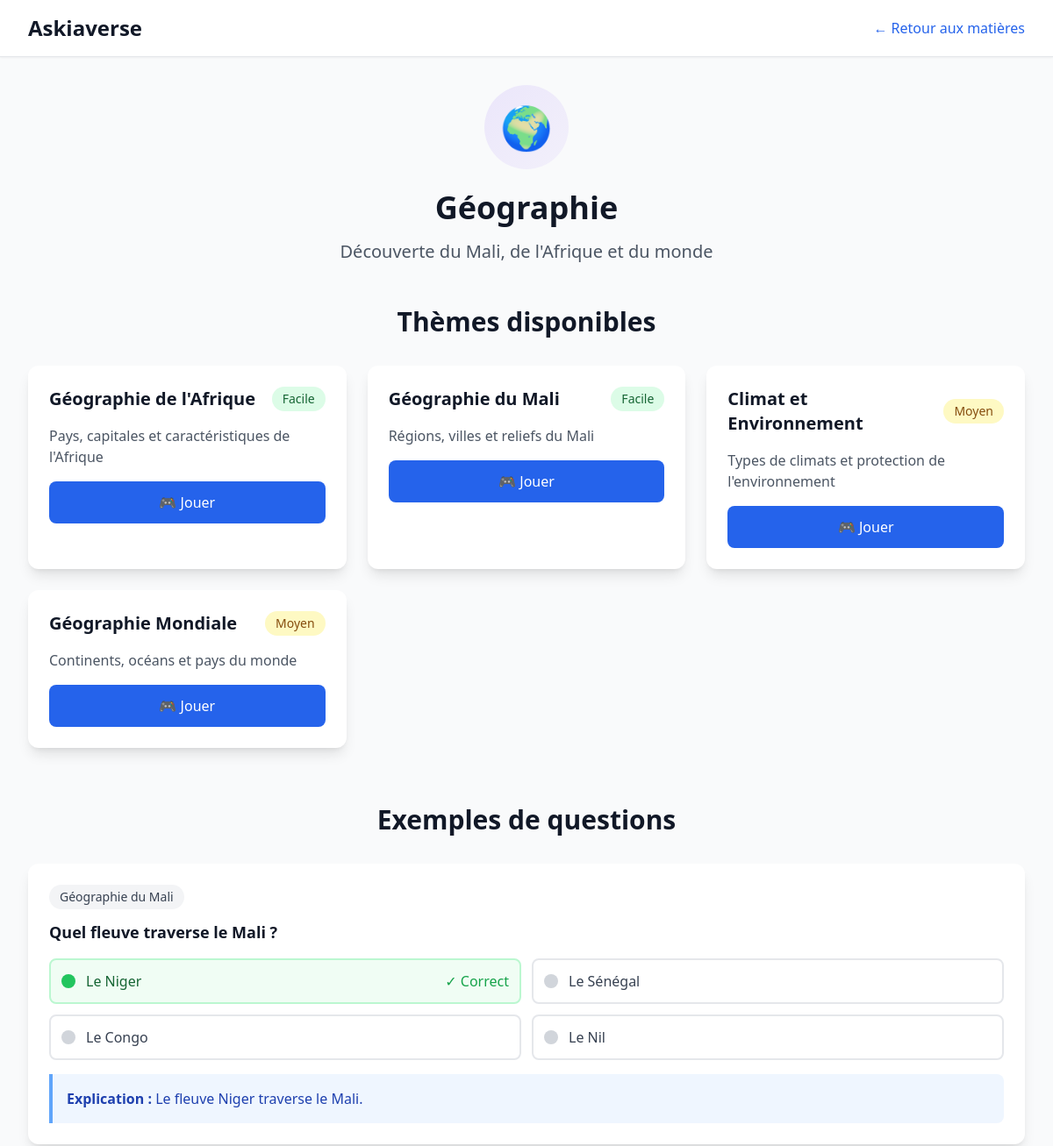
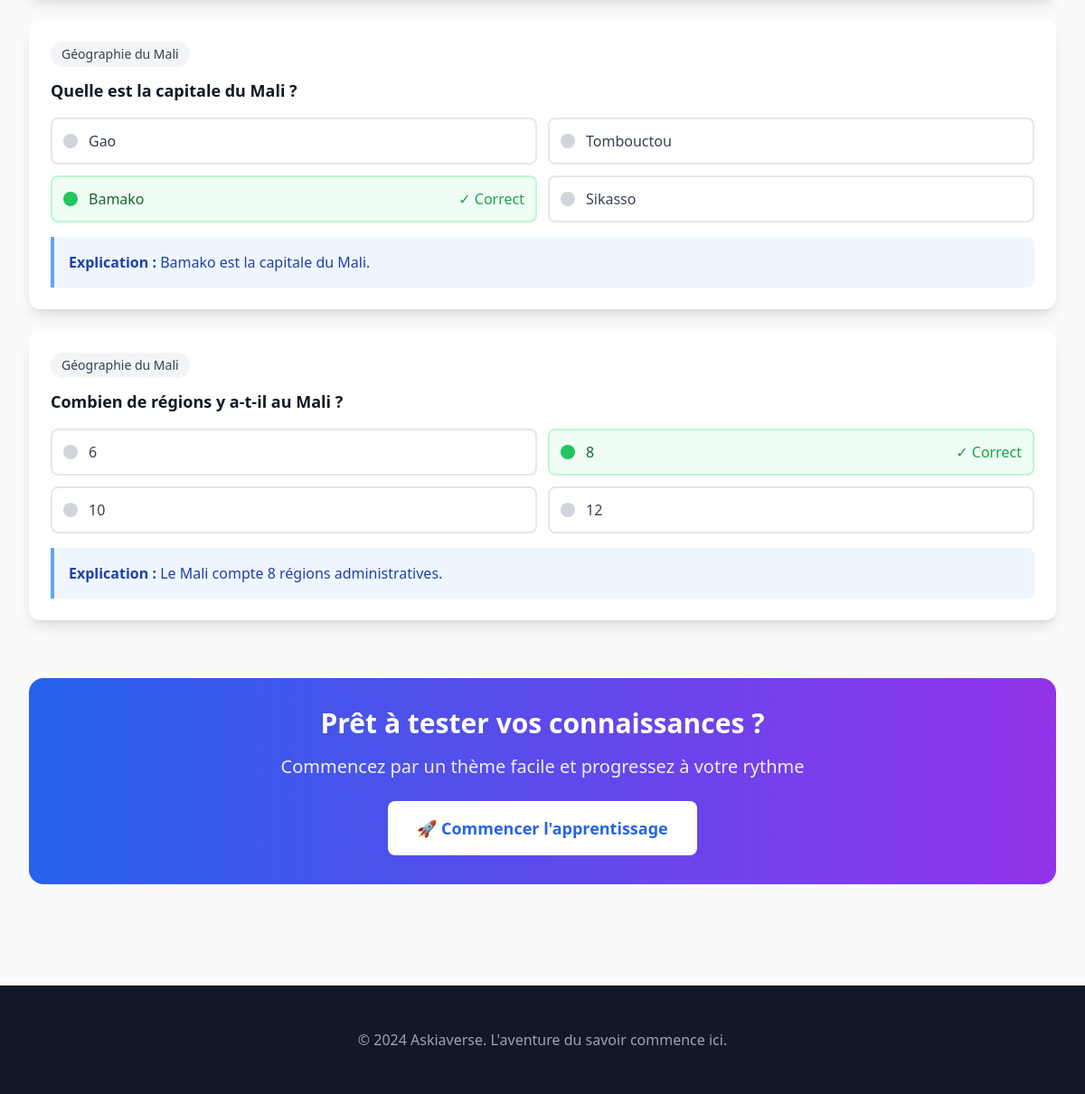
The app's page /simple-subject.php?id=5 with its own data (2 pictures, top to bottom).
### tables this page shows
CREATE TABLE IF NOT EXISTS `subjects` (
  `id` int(11) NOT NULL AUTO_INCREMENT,
  `name` varchar(100) NOT NULL,
  `description` text DEFAULT NULL,
  `icon` varchar(10) DEFAULT NULL,
  `color` varchar(7) DEFAULT NULL,
  `created_at` timestamp NULL DEFAULT CURRENT_TIMESTAMP,
  PRIMARY KEY (`id`),
  UNIQUE KEY `name` (`name`)
);

CREATE TABLE IF NOT EXISTS `themes` (
  `id` int(11) NOT NULL AUTO_INCREMENT,
  `name` varchar(100) NOT NULL,
  `description` text DEFAULT NULL,
  `subject_id` int(11) NOT NULL,
  `difficulty` enum('facile','moyen','difficile') DEFAULT 'facile',
  `created_at` timestamp NULL DEFAULT CURRENT_TIMESTAMP,
  PRIMARY KEY (`id`),
  KEY `subject_id` (`subject_id`),
  CONSTRAINT `themes_ibfk_1` FOREIGN KEY (`subject_id`) REFERENCES `subjects` (`id`) ON DELETE CASCADE
);

CREATE TABLE IF NOT EXISTS `questions` (
  `id` int(11) NOT NULL AUTO_INCREMENT,
  `question` text NOT NULL,
  `options` json NOT NULL,
  `correct_answer` int(11) NOT NULL,
  `explanation` text DEFAULT NULL,
  `theme_id` int(11) NOT NULL,
  `difficulty` enum('facile','moyen','difficile') DEFAULT 'facile',
  `points` int(11) DEFAULT 10,
  `created_at` timestamp NULL DEFAULT CURRENT_TIMESTAMP,
  PRIMARY KEY (`id`),
  KEY `theme_id` (`theme_id`),
  CONSTRAINT `questions_ibfk_1` FOREIGN KEY (`theme_id`) REFERENCES `themes` (`id`) ON DELETE CASCADE
);

### public/simple-subject.php (the view, shortened to what this page needs)
<?php
$subjectId = $_GET['id'] ?? 1;
try {
    $host = '127.0.0.1';
    $port = 3306;
    $dbname = 'askiaverse';
    $username = 'root';
    $password = '';
    $dsn = "mysql:host={$host};port={$port};dbname={$dbname};charset=utf8mb4";
    $options = [
        PDO::ATTR_ERRMODE            => PDO::ERRMODE_EXCEPTION,
        PDO::ATTR_DEFAULT_FETCH_MODE => PDO::FETCH_ASSOC,
        PDO::ATTR_EMULATE_PREPARES   => false,
    ];
    $pdo = new PDO($dsn, $username, $password, $options);
    $sql = "SELECT * FROM subjects WHERE id = ?";
    $stmt = $pdo->prepare($sql);
    $stmt->execute([$subjectId]);
    $subject = $stmt->fetch(PDO::FETCH_ASSOC);
    if (!$subject) {
        $error = "Matière non trouvée";
    } else {
        $sql = "SELECT * FROM themes WHERE subject_id = ? ORDER BY difficulty, name";
        $stmt = $pdo->prepare($sql);
        $stmt->execute([$subjectId]);
        $themes = $stmt->fetchAll(PDO::FETCH_ASSOC);
        $sql = "
            SELECT
                q.*,
                t.name as theme_name
            FROM questions q
            JOIN themes t ON q.theme_id = t.id
            WHERE t.subject_id = ?
            ORDER BY RAND()
            LIMIT 5
        ";
        $stmt = $pdo->prepare($sql);
        $stmt->execute([$subjectId]);
        $questions = $stmt->fetchAll(PDO::FETCH_ASSOC);
    }
} catch (Exception $e) {
    $error = $e->getMessage();
}
?>
<!DOCTYPE html>
<html lang="fr" class="h-full">
<head>
    <script src="https://cdn.tailwindcss.com"></script>
</head>
<body class="bg-gray-50">
    <header class="bg-white shadow-sm border-b">
        <div class="max-w-7xl mx-auto px-4 sm:px-6 lg:px-8">
            <div class="flex justify-between items-center py-4">
                <div class="flex items-center">
                    <?php if (isset($_SESSION['user_id'])): ?>
                        <a href="http://localhost:8000/user-dashboard.php" class="text-2xl font-bold text-gray-900 hover:text-blue-600">Askiaverse</a>
                    <?php else: ?>
                        <a href="http://localhost:8000/" class="text-2xl font-bold text-gray-900 hover:text-blue-600">Askiaverse</a>
                    <?php endif; ?>
                </div>
                <nav class="flex space-x-4">
                    <a href="http://localhost:8000/simple-subjects.php" class="text-blue-600 font-medium">← Retour aux matières</a>
                </nav>
            </div>
        </div>
    </header>
    <main class="max-w-7xl mx-auto px-4 sm:px-6 lg:px-8 py-8">
        <?php if (isset($error)): ?>
        <div class="bg-red-100 border border-red-400 text-red-700 px-4 py-3 rounded mb-6">
            <strong>Erreur:</strong> <?= htmlspecialchars($error) ?>
        </div>
        <?php elseif (isset($subject)): ?>
        <div class="text-center mb-12">
            <div class="inline-flex items-center justify-center w-24 h-24 rounded-full mb-6"
                 style="background: linear-gradient(135deg, <?= $subject['color'] ?>20, <?= $subject['color'] ?>10);">
                <span class="text-5xl"><?= $subject['icon'] ?></span>
            </div>
            <h1 class="text-4xl font-bold text-gray-900 mb-4"><?= htmlspecialchars($subject['name']) ?></h1>
            <p class="text-xl text-gray-600 max-w-3xl mx-auto"><?= htmlspecialchars($subject['description']) ?></p>
        </div>
        <div class="mb-16">
            <h2 class="text-3xl font-bold text-gray-900 mb-8 text-center">Thèmes disponibles</h2>
            <div class="grid grid-cols-1 md:grid-cols-2 lg:grid-cols-3 gap-6">
                <?php foreach ($themes as $theme): ?>
                <div class="bg-white rounded-xl shadow-lg p-6 hover:shadow-xl transition-shadow duration-300">
                    <div class="flex items-center justify-between mb-4">
                        <h3 class="text-xl font-bold text-gray-900"><?= htmlspecialchars($theme['name']) ?></h3>
                        <span class="px-3 py-1 rounded-full text-sm font-medium
                            <?= $theme['difficulty'] === 'facile' ? 'bg-green-100 text-green-800' :
                                ($theme['difficulty'] === 'moyen' ? 'bg-yellow-100 text-yellow-800' : 'bg-red-100 text-red-800') ?>">
                            <?= ucfirst($theme['difficulty']) ?>
                        </span>
                    </div>
                    <p class="text-gray-600 mb-4"><?= htmlspecialchars($theme['description']) ?></p>
                    <a href="http://localhost:8000/quiz.php?theme_id=<?= $theme['id'] ?>" class="w-full bg-blue-600 text-white px-4 py-3 rounded-lg hover:bg-blue-700 transition-colors duration-200 font-medium text-center block">
                        🎮 Jouer
                    </a>
                </div>
                <?php endforeach; ?>
            </div>
        </div>
        <?php if (!empty($questions)): ?>
        <div class="mb-16">
            <h2 class="text-3xl font-bold text-gray-900 mb-8 text-center">Exemples de questions</h2>
            <div class="space-y-6">
                <?php foreach ($questions as $question): ?>
                <div class="bg-white rounded-xl shadow-lg p-6">
                    <div class="mb-4">
                        <span class="inline-block bg-gray-100 text-gray-700 px-3 py-1 rounded-full text-sm font-medium mb-3">
                            <?= htmlspecialchars($question['theme_name']) ?>
                        </span>
                        <h3 class="text-lg font-semibold text-gray-900"><?= htmlspecialchars($question['question']) ?></h3>
                    </div>
                    <div class="grid grid-cols-1 md:grid-cols-2 gap-3 mb-4">
                        <?php
                        $options = json_decode($question['options'], true);
                        $correctAnswer = $question['correct_answer'];
                        foreach ($options as $index => $option):
                        ?>
                        <div class="flex items-center p-3 rounded-lg border-2
                            <?= $index === $correctAnswer ? 'border-green-200 bg-green-50' : 'border-gray-200 hover:border-gray-300' ?>">
                            <div class="w-4 h-4 rounded-full mr-3
                                <?= $index === $correctAnswer ? 'bg-green-500' : 'bg-gray-300' ?>"></div>
                            <span class="<?= $index === $correctAnswer ? 'text-green-800 font-medium' : 'text-gray-700' ?>">
                                <?= htmlspecialchars($option) ?>
                            </span>
                            <?php if ($index === $correctAnswer): ?>
                            <span class="ml-auto text-green-600 font-medium">✓ Correct</span>
                            <?php endif; ?>
                        </div>
                        <?php endforeach; ?>
                    </div>
                    <?php if ($question['explanation']): ?>
                    <div class="bg-blue-50 border-l-4 border-blue-400 p-4 rounded-r-lg">
                        <p class="text-blue-800">
                            <strong>Explication :</strong> <?= htmlspecialchars($question['explanation']) ?>
                        </p>
                    </div>
                    <?php endif; ?>
                </div>
                <?php endforeach; ?>
            </div>
        </div>
        <?php endif; ?>
        <div class="text-center">
            <div class="bg-gradient-to-r from-blue-600 to-purple-600 rounded-2xl p-8 text-white">
                <h2 class="text-3xl font-bold mb-4">Prêt à tester vos connaissances ?</h2>
                <p class="text-xl mb-6 opacity-90">
                    Commencez par un thème facile et progressez à votre rythme
                </p>
                <a href="http://localhost:8000/" class="bg-white text-blue-600 px-8 py-4 rounded-lg text-lg font-bold hover:bg-gray-100 transition-colors duration-200 inline-block">
                    🚀 Commencer l'apprentissage
                </a>
            </div>
        </div>
        <?php endif; ?>
    </main>
    <footer class="bg-gray-900 text-white py-12 mt-20">
        <div class="max-w-7xl mx-auto px-4 sm:px-6 lg:px-8 text-center">
            <p class="text-gray-400">
                © 2024 Askiaverse. L'aventure du savoir commence ici.
            </p>
        </div>
    </footer>
</body>
</html>

### records on screen
subjects: icon "🌍", name "Géographie", description "Découverte du Mali, de l'Afrique et du monde"
themes: name "Géographie de l'Afrique", difficulty "Facile", description "Pays, capitales et caractéristiques de l'Afrique"
themes: name "Géographie du Mali", difficulty "Facile", description "Régions, villes et reliefs du Mali"
themes: name "Climat et Environnement", difficulty "Moyen", description "Types de climats et protection de l'environnement"
themes: name "Géographie Mondiale", difficulty "Moyen", description "Continents, océans et pays du monde"
questions: theme.name "Géographie du Mali", question "Quel fleuve traverse le Mali ?", options "Le Niger", correct_answer "✓ Correct", options "Le Sénégal", options "Le Congo", options "Le Nil", explanation "Le fleuve Niger traverse le Mali."
questions: theme.name "Géographie du Mali", question "Quelle est la capitale du Mali ?", options "Gao", options "Tombouctou", options "Bamako", correct_answer "✓ Correct", options "Sikasso", explanation "Bamako est la capitale du Mali."
questions: theme.name "Géographie du Mali", question "Combien de régions y a-t-il au Mali ?", options "6", options "8", correct_answer "✓ Correct", options "10", options "12", explanation "Le Mali compte 8 régions administratives."
